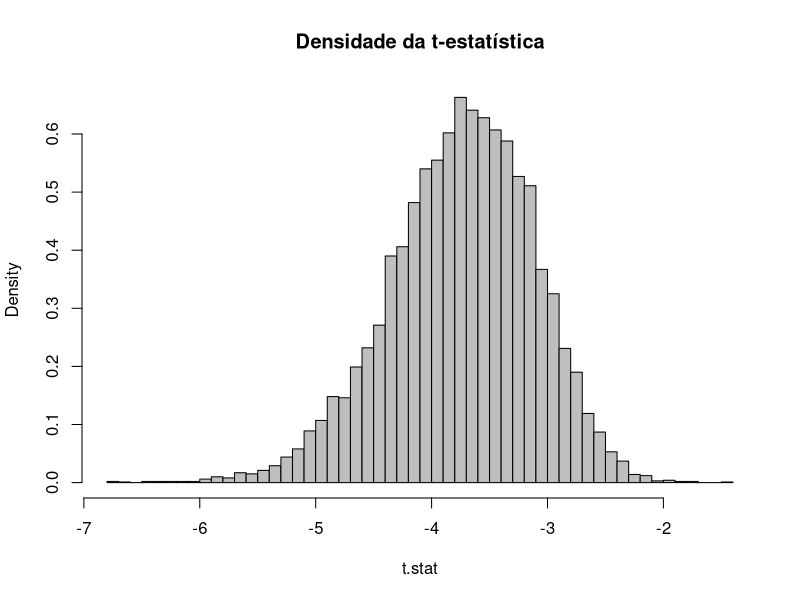
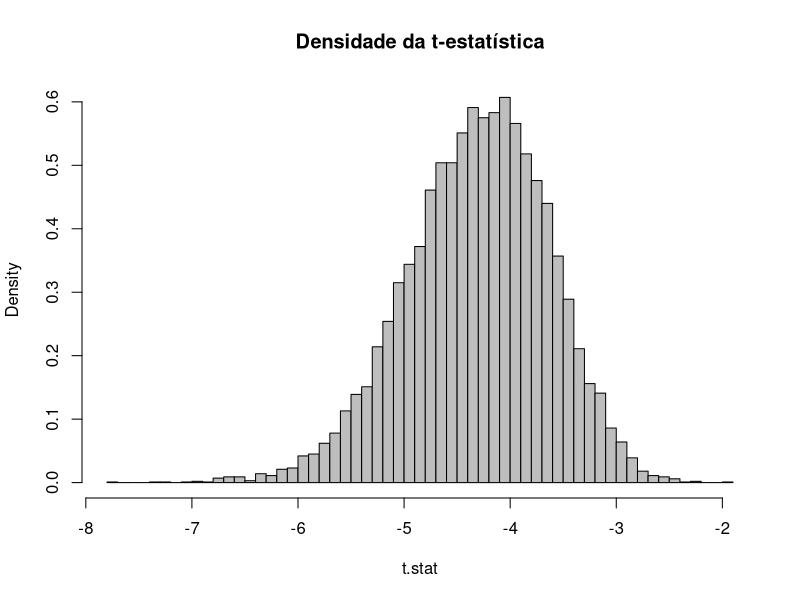
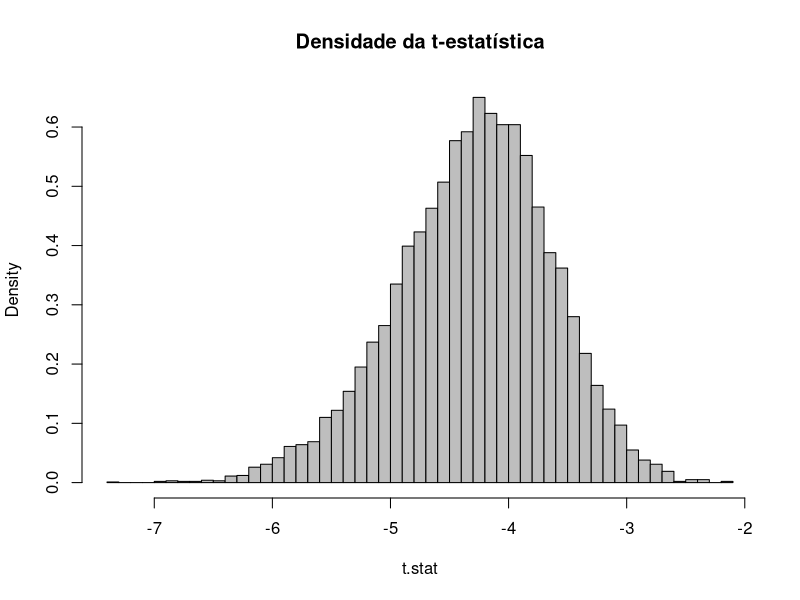
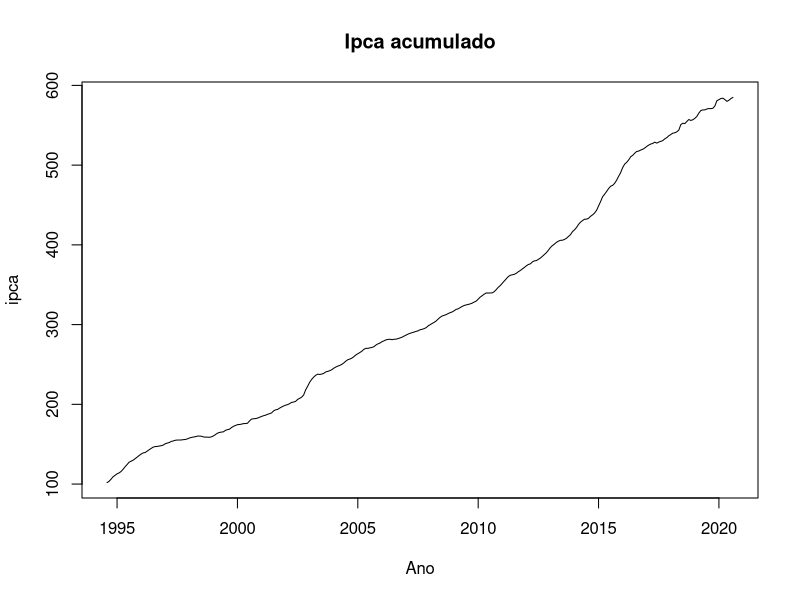
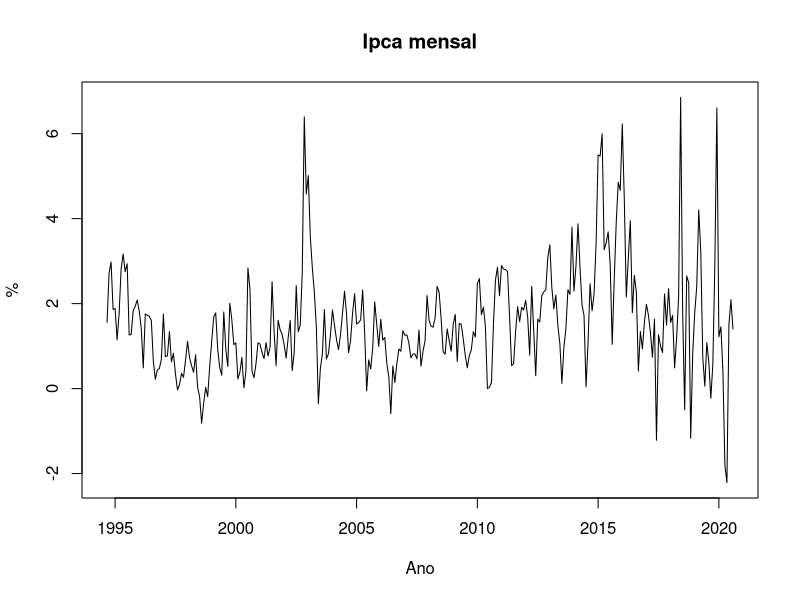
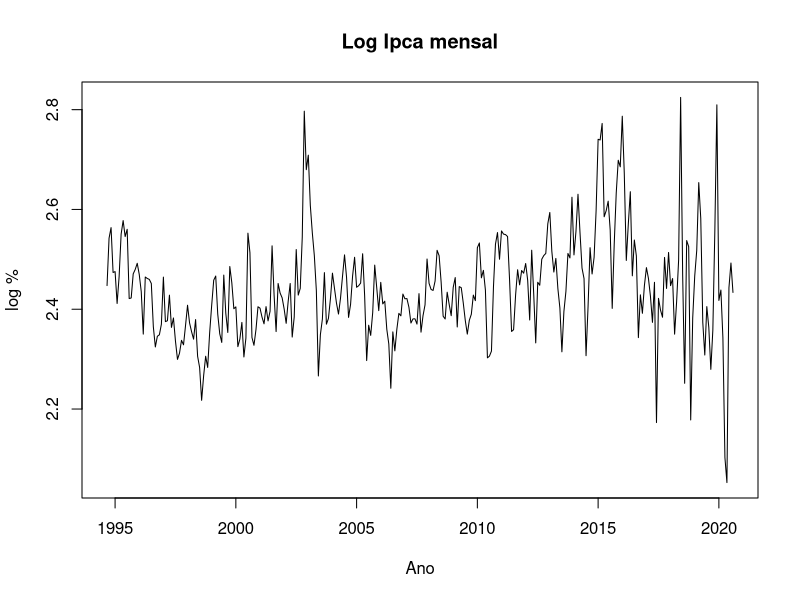
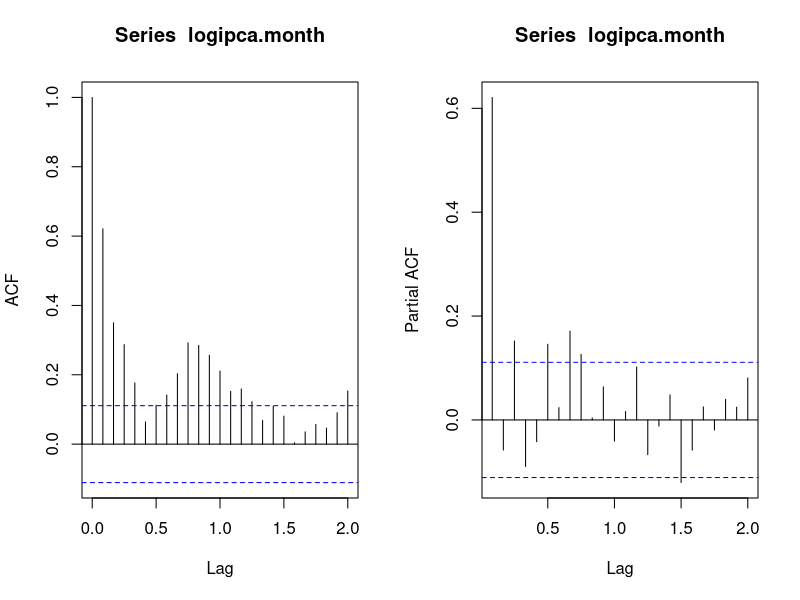
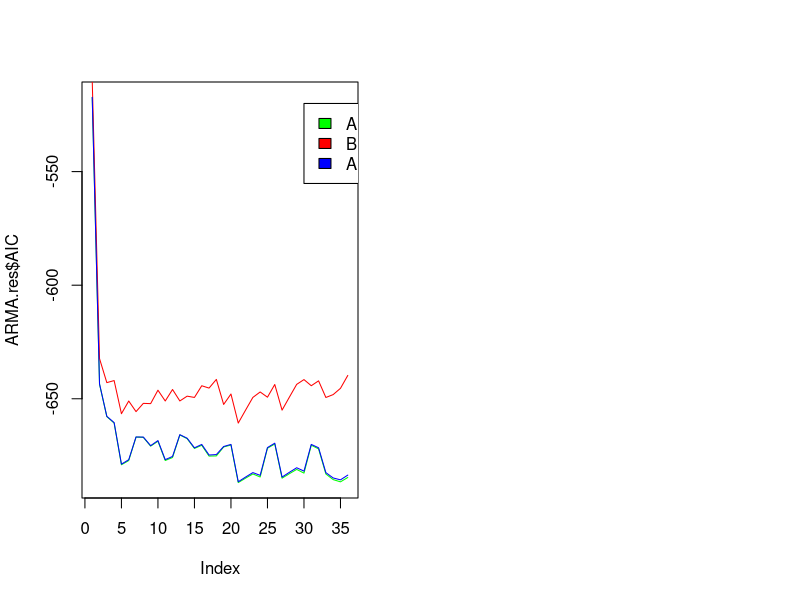

The R source for these figures, in order:
## ---- chunk 1
library(tseries)
library(forecast)
## ---- chunk 2
df.simulation <- function(n,Tr, S, e.sd, phi, intercept = 0){
  t.stat <- c(1:S)
  for(i in 1:S){
    # Passo 1
    e <- rnorm(n + Tr, mean = 0, sd = e.sd) 
    # Passo 2
    y <- e + intercept
    for(j in (length(phi)+1):(n+Tr)){
      for(k in 1:length(phi)){
        y[j] <- phi[k]*y[(j-k)] + y[j]  
      }
    }
    # Passo 3 e 4 
    test <- adf.test(y[(n+1):(n+Tr)], k = (length(phi) - 1))
    t.stat[i] = test$statistic
  }
  return(t.stat)
}
## ---- chunk 3
set.seed(10000)

n <- 50
Tr <- 100 
S <- 10000
e.sd <- 1
phi <- c(0.8)

t.stat <- df.simulation(n,Tr,S,e.sd,phi)
## ---- chunk 4
hist(t.stat, breaks = 50 , freq = F, col = 'grey', 
      main = 'Densidade da t-estatística', )
## ---- chunk 5
phi <- c(0.8,-0.4, 0.2)

t.stat <- df.simulation(n,Tr,S,e.sd,phi)
## ---- chunk 6
hist(t.stat, breaks = 50 , freq = F, col = 'grey', 
      main = 'Densidade da t-estatística', )
## ---- chunk 7
phi <- c(0.8,-0.4, 0.2)

t.stat <- df.simulation(n,Tr,S,e.sd,phi, intercept = 100)
## ---- chunk 8
hist(t.stat, breaks = 50 , freq = F, col = 'grey', 
      main = 'Densidade da t-estatística', )
## ---- chunk 9
ipca <- read.csv('ipca.csv')
ipca <- ts(ipca$ipca.acum, start = c(1994,8), end = c(2020,8), frequency = 12)
plot(ipca, main = 'Ipca acumulado', xlab = 'Ano')
## ---- chunk 10
ipca.month <- diff(ipca) 
plot(ipca.month, main = 'Ipca mensal', xlab = 'Ano', ylab = '%')
## ---- chunk 11
logipca.month <- log(ipca.month + 10)
plot(logipca.month, main = 'Log Ipca mensal', xlab = 'Ano', ylab = 'log %')
## ---- chunk 12
adf.test(logipca.month, alternative = "stationary")
## ---- chunk 13
par(mfrow = c(1,2))
acf(logipca.month, lag.max = 24)
pacf(logipca.month, lag.max = 24)
## ---- chunk 14
ARMA.res <- data.frame()
## valor máximo de p,q.
K <- trunc(log(length(ipca.month)))
L <- K
for (p in 0:K) {
    for (q in 0:K) {
        model <- Arima(y = logipca.month, order = c(p, 0, q))
        ARMA.res <- rbind(ARMA.res, c(p,q,model$aic, model$bic, model$aicc))
    }
}
names(ARMA.res) = c('p', 'q','AIC', 'BIC', 'AICC')
## ---- chunk 15
library(knitr)
kable(ARMA.res)
## ---- chunk 16
plot(ARMA.res$AIC, type = 'l', col = 'green')
lines(ARMA.res$BIC, col = 'red')
lines(ARMA.res$AICC, col = 'blue')
legend(x = 30, y = -520, legend = c('AIC', 'BIC','AICC'), fill = c('green', 'red', 'blue'))
